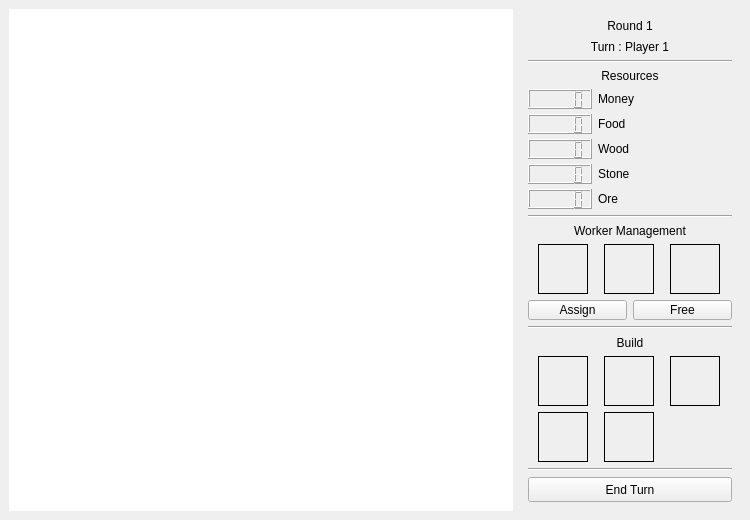
<?xml version="1.0" encoding="UTF-8"?>
<ui version="4.0">
 <class>MainWindow</class>
 <widget class="QMainWindow" name="MainWindow">
  <property name="geometry">
   <rect>
    <x>0</x>
    <y>0</y>
    <width>750</width>
    <height>520</height>
   </rect>
  </property>
  <property name="sizePolicy">
   <sizepolicy hsizetype="Preferred" vsizetype="Preferred">
    <horstretch>0</horstretch>
    <verstretch>0</verstretch>
   </sizepolicy>
  </property>
  <property name="minimumSize">
   <size>
    <width>750</width>
    <height>520</height>
   </size>
  </property>
  <property name="windowTitle">
   <string>MainWindow</string>
  </property>
  <widget class="QWidget" name="centralwidget">
   <property name="sizePolicy">
    <sizepolicy hsizetype="Expanding" vsizetype="Expanding">
     <horstretch>0</horstretch>
     <verstretch>0</verstretch>
    </sizepolicy>
   </property>
   <property name="minimumSize">
    <size>
     <width>0</width>
     <height>0</height>
    </size>
   </property>
   <layout class="QHBoxLayout" name="horizontalLayout">
    <item>
     <layout class="QVBoxLayout" name="verticalLayout">
      <property name="sizeConstraint">
       <enum>QLayout::SetDefaultConstraint</enum>
      </property>
      <item>
       <widget class="QGraphicsView" name="graphicsView">
        <property name="sizePolicy">
         <sizepolicy hsizetype="Preferred" vsizetype="Preferred">
          <horstretch>0</horstretch>
          <verstretch>0</verstretch>
         </sizepolicy>
        </property>
        <property name="minimumSize">
         <size>
          <width>500</width>
          <height>500</height>
         </size>
        </property>
        <property name="styleSheet">
         <string>0</string>
        </property>
        <property name="frameShape">
         <enum>QFrame::NoFrame</enum>
        </property>
       </widget>
      </item>
     </layout>
    </item>
    <item>
     <layout class="QVBoxLayout" name="verticalLayout_2">
      <item>
       <widget class="QWidget" name="widget" native="true">
        <property name="sizePolicy">
         <sizepolicy hsizetype="Fixed" vsizetype="Preferred">
          <horstretch>0</horstretch>
          <verstretch>0</verstretch>
         </sizepolicy>
        </property>
        <property name="minimumSize">
         <size>
          <width>222</width>
          <height>0</height>
         </size>
        </property>
        <layout class="QVBoxLayout" name="verticalLayout_3">
         <item>
          <layout class="QVBoxLayout" name="verticalLayout_4">
           <item>
            <widget class="QLabel" name="roundLabel">
             <property name="minimumSize">
              <size>
               <width>0</width>
               <height>15</height>
              </size>
             </property>
             <property name="maximumSize">
              <size>
               <width>16777215</width>
               <height>15</height>
              </size>
             </property>
             <property name="text">
              <string>Round 1</string>
             </property>
             <property name="alignment">
              <set>Qt::AlignCenter</set>
             </property>
            </widget>
           </item>
           <item>
            <widget class="QLabel" name="playerTurnLabel">
             <property name="minimumSize">
              <size>
               <width>0</width>
               <height>15</height>
              </size>
             </property>
             <property name="maximumSize">
              <size>
               <width>16777215</width>
               <height>15</height>
              </size>
             </property>
             <property name="text">
              <string>Turn : Player 1</string>
             </property>
             <property name="alignment">
              <set>Qt::AlignCenter</set>
             </property>
            </widget>
           </item>
           <item>
            <widget class="Line" name="line">
             <property name="maximumSize">
              <size>
               <width>16777215</width>
               <height>2</height>
              </size>
             </property>
             <property name="orientation">
              <enum>Qt::Horizontal</enum>
             </property>
            </widget>
           </item>
           <item>
            <widget class="QLabel" name="resourcesTitle">
             <property name="sizePolicy">
              <sizepolicy hsizetype="Preferred" vsizetype="Fixed">
               <horstretch>0</horstretch>
               <verstretch>0</verstretch>
              </sizepolicy>
             </property>
             <property name="minimumSize">
              <size>
               <width>0</width>
               <height>15</height>
              </size>
             </property>
             <property name="maximumSize">
              <size>
               <width>16777215</width>
               <height>15</height>
              </size>
             </property>
             <property name="text">
              <string>Resources</string>
             </property>
             <property name="alignment">
              <set>Qt::AlignCenter</set>
             </property>
            </widget>
           </item>
           <item>
            <layout class="QFormLayout" name="formLayout">
             <property name="fieldGrowthPolicy">
              <enum>QFormLayout::ExpandingFieldsGrow</enum>
             </property>
             <property name="rowWrapPolicy">
              <enum>QFormLayout::DontWrapRows</enum>
             </property>
             <property name="labelAlignment">
              <set>Qt::AlignCenter</set>
             </property>
             <property name="formAlignment">
              <set>Qt::AlignHCenter|Qt::AlignTop</set>
             </property>
             <property name="horizontalSpacing">
              <number>6</number>
             </property>
             <property name="verticalSpacing">
              <number>5</number>
             </property>
             <property name="topMargin">
              <number>0</number>
             </property>
             <property name="bottomMargin">
              <number>0</number>
             </property>
             <item row="0" column="0">
              <widget class="QLCDNumber" name="moneyLCDNumber">
               <property name="sizePolicy">
                <sizepolicy hsizetype="Expanding" vsizetype="Expanding">
                 <horstretch>0</horstretch>
                 <verstretch>0</verstretch>
                </sizepolicy>
               </property>
               <property name="minimumSize">
                <size>
                 <width>0</width>
                 <height>20</height>
                </size>
               </property>
               <property name="maximumSize">
                <size>
                 <width>16777215</width>
                 <height>5355</height>
                </size>
               </property>
               <property name="mouseTracking">
                <bool>false</bool>
               </property>
               <property name="styleSheet">
                <string notr="true">color: rgb(46, 52, 54)</string>
               </property>
              </widget>
             </item>
             <item row="0" column="1">
              <widget class="QLabel" name="moneyTitle">
               <property name="sizePolicy">
                <sizepolicy hsizetype="Expanding" vsizetype="Expanding">
                 <horstretch>0</horstretch>
                 <verstretch>0</verstretch>
                </sizepolicy>
               </property>
               <property name="minimumSize">
                <size>
                 <width>0</width>
                 <height>20</height>
                </size>
               </property>
               <property name="maximumSize">
                <size>
                 <width>16777215</width>
                 <height>5355</height>
                </size>
               </property>
               <property name="text">
                <string>Money</string>
               </property>
              </widget>
             </item>
             <item row="1" column="0">
              <widget class="QLCDNumber" name="foodLCDNumber">
               <property name="sizePolicy">
                <sizepolicy hsizetype="Expanding" vsizetype="Expanding">
                 <horstretch>0</horstretch>
                 <verstretch>0</verstretch>
                </sizepolicy>
               </property>
               <property name="minimumSize">
                <size>
                 <width>0</width>
                 <height>20</height>
                </size>
               </property>
               <property name="maximumSize">
                <size>
                 <width>16777215</width>
                 <height>5355</height>
                </size>
               </property>
              </widget>
             </item>
             <item row="1" column="1">
              <widget class="QLabel" name="foodTitle">
               <property name="sizePolicy">
                <sizepolicy hsizetype="Expanding" vsizetype="Expanding">
                 <horstretch>0</horstretch>
                 <verstretch>0</verstretch>
                </sizepolicy>
               </property>
               <property name="minimumSize">
                <size>
                 <width>0</width>
                 <height>20</height>
                </size>
               </property>
               <property name="maximumSize">
                <size>
                 <width>16777215</width>
                 <height>5355</height>
                </size>
               </property>
               <property name="text">
                <string>Food</string>
               </property>
              </widget>
             </item>
             <item row="2" column="0">
              <widget class="QLCDNumber" name="woodLCDNumber">
               <property name="sizePolicy">
                <sizepolicy hsizetype="Expanding" vsizetype="Expanding">
                 <horstretch>0</horstretch>
                 <verstretch>0</verstretch>
                </sizepolicy>
               </property>
               <property name="minimumSize">
                <size>
                 <width>0</width>
                 <height>20</height>
                </size>
               </property>
               <property name="maximumSize">
                <size>
                 <width>16777215</width>
                 <height>5355</height>
                </size>
               </property>
              </widget>
             </item>
             <item row="2" column="1">
              <widget class="QLabel" name="woodTitle">
               <property name="sizePolicy">
                <sizepolicy hsizetype="Expanding" vsizetype="Expanding">
                 <horstretch>0</horstretch>
                 <verstretch>0</verstretch>
                </sizepolicy>
               </property>
               <property name="minimumSize">
                <size>
                 <width>0</width>
                 <height>20</height>
                </size>
               </property>
               <property name="maximumSize">
                <size>
                 <width>16777215</width>
                 <height>5355</height>
                </size>
               </property>
               <property name="text">
                <string>Wood</string>
               </property>
              </widget>
             </item>
             <item row="3" column="0">
              <widget class="QLCDNumber" name="stoneLCDNumber">
               <property name="sizePolicy">
                <sizepolicy hsizetype="Expanding" vsizetype="Expanding">
                 <horstretch>0</horstretch>
                 <verstretch>0</verstretch>
                </sizepolicy>
               </property>
               <property name="minimumSize">
                <size>
                 <width>0</width>
                 <height>20</height>
                </size>
               </property>
               <property name="maximumSize">
                <size>
                 <width>16777215</width>
                 <height>5355</height>
                </size>
               </property>
              </widget>
             </item>
             <item row="3" column="1">
              <widget class="QLabel" name="stoneTitle">
               <property name="sizePolicy">
                <sizepolicy hsizetype="Expanding" vsizetype="Expanding">
                 <horstretch>0</horstretch>
                 <verstretch>0</verstretch>
                </sizepolicy>
               </property>
               <property name="minimumSize">
                <size>
                 <width>0</width>
                 <height>20</height>
                </size>
               </property>
               <property name="maximumSize">
                <size>
                 <width>16777215</width>
                 <height>5355</height>
                </size>
               </property>
               <property name="text">
                <string>Stone</string>
               </property>
              </widget>
             </item>
             <item row="4" column="0">
              <widget class="QLCDNumber" name="oreLCDNumber">
               <property name="sizePolicy">
                <sizepolicy hsizetype="Expanding" vsizetype="Expanding">
                 <horstretch>0</horstretch>
                 <verstretch>0</verstretch>
                </sizepolicy>
               </property>
               <property name="minimumSize">
                <size>
                 <width>0</width>
                 <height>20</height>
                </size>
               </property>
               <property name="maximumSize">
                <size>
                 <width>16777215</width>
                 <height>5355</height>
                </size>
               </property>
              </widget>
             </item>
             <item row="4" column="1">
              <widget class="QLabel" name="oreTitle">
               <property name="sizePolicy">
                <sizepolicy hsizetype="Expanding" vsizetype="Expanding">
                 <horstretch>0</horstretch>
                 <verstretch>0</verstretch>
                </sizepolicy>
               </property>
               <property name="minimumSize">
                <size>
                 <width>0</width>
                 <height>20</height>
                </size>
               </property>
               <property name="maximumSize">
                <size>
                 <width>16777215</width>
                 <height>5355</height>
                </size>
               </property>
               <property name="text">
                <string>Ore</string>
               </property>
              </widget>
             </item>
            </layout>
           </item>
           <item>
            <widget class="Line" name="line_2">
             <property name="sizePolicy">
              <sizepolicy hsizetype="Preferred" vsizetype="Fixed">
               <horstretch>0</horstretch>
               <verstretch>0</verstretch>
              </sizepolicy>
             </property>
             <property name="maximumSize">
              <size>
               <width>16777215</width>
               <height>2</height>
              </size>
             </property>
             <property name="orientation">
              <enum>Qt::Horizontal</enum>
             </property>
            </widget>
           </item>
           <item>
            <widget class="QLabel" name="workerManagementTitle">
             <property name="sizePolicy">
              <sizepolicy hsizetype="Preferred" vsizetype="Fixed">
               <horstretch>0</horstretch>
               <verstretch>0</verstretch>
              </sizepolicy>
             </property>
             <property name="minimumSize">
              <size>
               <width>0</width>
               <height>15</height>
              </size>
             </property>
             <property name="maximumSize">
              <size>
               <width>16777215</width>
               <height>15</height>
              </size>
             </property>
             <property name="text">
              <string>Worker Management</string>
             </property>
             <property name="alignment">
              <set>Qt::AlignCenter</set>
             </property>
            </widget>
           </item>
           <item>
            <layout class="QGridLayout" name="workerManagementGrid">
             <item row="0" column="0">
              <widget class="QLabel" name="workerLabel">
               <property name="sizePolicy">
                <sizepolicy hsizetype="Preferred" vsizetype="Preferred">
                 <horstretch>0</horstretch>
                 <verstretch>0</verstretch>
                </sizepolicy>
               </property>
               <property name="minimumSize">
                <size>
                 <width>50</width>
                 <height>50</height>
                </size>
               </property>
               <property name="maximumSize">
                <size>
                 <width>50</width>
                 <height>50</height>
                </size>
               </property>
               <property name="cursor">
                <cursorShape>ArrowCursor</cursorShape>
               </property>
               <property name="toolTip">
                <string>worker</string>
               </property>
               <property name="frameShape">
                <enum>QFrame::Box</enum>
               </property>
               <property name="text">
                <string/>
               </property>
               <property name="pixmap">
                <pixmap resource="resources.qrc">:/images/images/worker.png</pixmap>
               </property>
               <property name="scaledContents">
                <bool>true</bool>
               </property>
              </widget>
             </item>
             <item row="0" column="1">
              <widget class="QLabel" name="farmerLabel">
               <property name="sizePolicy">
                <sizepolicy hsizetype="Preferred" vsizetype="Preferred">
                 <horstretch>0</horstretch>
                 <verstretch>0</verstretch>
                </sizepolicy>
               </property>
               <property name="minimumSize">
                <size>
                 <width>50</width>
                 <height>50</height>
                </size>
               </property>
               <property name="maximumSize">
                <size>
                 <width>50</width>
                 <height>50</height>
                </size>
               </property>
               <property name="cursor">
                <cursorShape>ArrowCursor</cursorShape>
               </property>
               <property name="toolTip">
                <string>farmer</string>
               </property>
               <property name="frameShape">
                <enum>QFrame::Box</enum>
               </property>
               <property name="text">
                <string/>
               </property>
               <property name="pixmap">
                <pixmap resource="resources.qrc">:/images/images/farmer.png</pixmap>
               </property>
               <property name="scaledContents">
                <bool>true</bool>
               </property>
              </widget>
             </item>
             <item row="0" column="2">
              <widget class="QLabel" name="minerLabel">
               <property name="sizePolicy">
                <sizepolicy hsizetype="Preferred" vsizetype="Preferred">
                 <horstretch>0</horstretch>
                 <verstretch>0</verstretch>
                </sizepolicy>
               </property>
               <property name="minimumSize">
                <size>
                 <width>50</width>
                 <height>50</height>
                </size>
               </property>
               <property name="maximumSize">
                <size>
                 <width>50</width>
                 <height>50</height>
                </size>
               </property>
               <property name="cursor">
                <cursorShape>ArrowCursor</cursorShape>
               </property>
               <property name="toolTip">
                <string>miner</string>
               </property>
               <property name="frameShape">
                <enum>QFrame::Box</enum>
               </property>
               <property name="text">
                <string/>
               </property>
               <property name="pixmap">
                <pixmap resource="resources.qrc">:/images/images/miner.png</pixmap>
               </property>
               <property name="scaledContents">
                <bool>true</bool>
               </property>
              </widget>
             </item>
            </layout>
           </item>
          </layout>
         </item>
         <item>
          <layout class="QGridLayout" name="gridLayout_2">
           <item row="0" column="0">
            <widget class="QPushButton" name="assignPushButton">
             <property name="minimumSize">
              <size>
               <width>0</width>
               <height>20</height>
              </size>
             </property>
             <property name="maximumSize">
              <size>
               <width>16777215</width>
               <height>20</height>
              </size>
             </property>
             <property name="text">
              <string>Assign</string>
             </property>
            </widget>
           </item>
           <item row="0" column="1">
            <widget class="QPushButton" name="freePushButton">
             <property name="minimumSize">
              <size>
               <width>0</width>
               <height>20</height>
              </size>
             </property>
             <property name="maximumSize">
              <size>
               <width>16777215</width>
               <height>20</height>
              </size>
             </property>
             <property name="text">
              <string>Free</string>
             </property>
            </widget>
           </item>
          </layout>
         </item>
         <item>
          <widget class="Line" name="line_3">
           <property name="autoFillBackground">
            <bool>false</bool>
           </property>
           <property name="orientation">
            <enum>Qt::Horizontal</enum>
           </property>
          </widget>
         </item>
         <item>
          <widget class="QLabel" name="buildTitle">
           <property name="minimumSize">
            <size>
             <width>0</width>
             <height>15</height>
            </size>
           </property>
           <property name="maximumSize">
            <size>
             <width>16777215</width>
             <height>15</height>
            </size>
           </property>
           <property name="text">
            <string>Build</string>
           </property>
           <property name="alignment">
            <set>Qt::AlignCenter</set>
           </property>
          </widget>
         </item>
         <item>
          <layout class="QGridLayout" name="buildGrid">
           <item row="0" column="2">
            <widget class="QLabel" name="farmLabel">
             <property name="sizePolicy">
              <sizepolicy hsizetype="Preferred" vsizetype="Preferred">
               <horstretch>0</horstretch>
               <verstretch>0</verstretch>
              </sizepolicy>
             </property>
             <property name="minimumSize">
              <size>
               <width>50</width>
               <height>50</height>
              </size>
             </property>
             <property name="maximumSize">
              <size>
               <width>50</width>
               <height>50</height>
              </size>
             </property>
             <property name="toolTip">
              <string>farm</string>
             </property>
             <property name="frameShape">
              <enum>QFrame::Box</enum>
             </property>
             <property name="text">
              <string/>
             </property>
             <property name="pixmap">
              <pixmap resource="resources.qrc">:/images/images/scarecrow.png</pixmap>
             </property>
             <property name="scaledContents">
              <bool>true</bool>
             </property>
             <property name="alignment">
              <set>Qt::AlignCenter</set>
             </property>
            </widget>
           </item>
           <item row="0" column="1">
            <widget class="QLabel" name="outpostLabel">
             <property name="sizePolicy">
              <sizepolicy hsizetype="Preferred" vsizetype="Preferred">
               <horstretch>0</horstretch>
               <verstretch>0</verstretch>
              </sizepolicy>
             </property>
             <property name="minimumSize">
              <size>
               <width>50</width>
               <height>50</height>
              </size>
             </property>
             <property name="maximumSize">
              <size>
               <width>50</width>
               <height>50</height>
              </size>
             </property>
             <property name="toolTip">
              <string>outpost</string>
             </property>
             <property name="frameShape">
              <enum>QFrame::Box</enum>
             </property>
             <property name="text">
              <string/>
             </property>
             <property name="pixmap">
              <pixmap resource="resources.qrc">:/images/images/lighthouse.png</pixmap>
             </property>
             <property name="scaledContents">
              <bool>true</bool>
             </property>
             <property name="alignment">
              <set>Qt::AlignCenter</set>
             </property>
            </widget>
           </item>
           <item row="0" column="0">
            <widget class="QLabel" name="hqLabel">
             <property name="sizePolicy">
              <sizepolicy hsizetype="Preferred" vsizetype="Preferred">
               <horstretch>0</horstretch>
               <verstretch>0</verstretch>
              </sizepolicy>
             </property>
             <property name="minimumSize">
              <size>
               <width>50</width>
               <height>50</height>
              </size>
             </property>
             <property name="maximumSize">
              <size>
               <width>50</width>
               <height>50</height>
              </size>
             </property>
             <property name="toolTip">
              <string>headquarter</string>
             </property>
             <property name="autoFillBackground">
              <bool>false</bool>
             </property>
             <property name="frameShape">
              <enum>QFrame::Box</enum>
             </property>
             <property name="text">
              <string/>
             </property>
             <property name="pixmap">
              <pixmap resource="resources.qrc">:/images/images/headquarter.png</pixmap>
             </property>
             <property name="scaledContents">
              <bool>true</bool>
             </property>
             <property name="alignment">
              <set>Qt::AlignCenter</set>
             </property>
            </widget>
           </item>
           <item row="1" column="0">
            <widget class="QLabel" name="mineLabel">
             <property name="sizePolicy">
              <sizepolicy hsizetype="Preferred" vsizetype="Preferred">
               <horstretch>0</horstretch>
               <verstretch>0</verstretch>
              </sizepolicy>
             </property>
             <property name="minimumSize">
              <size>
               <width>50</width>
               <height>50</height>
              </size>
             </property>
             <property name="maximumSize">
              <size>
               <width>50</width>
               <height>50</height>
              </size>
             </property>
             <property name="toolTip">
              <string>mine</string>
             </property>
             <property name="frameShape">
              <enum>QFrame::Box</enum>
             </property>
             <property name="text">
              <string/>
             </property>
             <property name="pixmap">
              <pixmap resource="resources.qrc">:/images/images/data.png</pixmap>
             </property>
             <property name="scaledContents">
              <bool>true</bool>
             </property>
             <property name="alignment">
              <set>Qt::AlignCenter</set>
             </property>
            </widget>
           </item>
           <item row="1" column="1">
            <widget class="QLabel" name="oilrigLabel">
             <property name="sizePolicy">
              <sizepolicy hsizetype="Preferred" vsizetype="Preferred">
               <horstretch>0</horstretch>
               <verstretch>0</verstretch>
              </sizepolicy>
             </property>
             <property name="minimumSize">
              <size>
               <width>50</width>
               <height>50</height>
              </size>
             </property>
             <property name="maximumSize">
              <size>
               <width>50</width>
               <height>50</height>
              </size>
             </property>
             <property name="toolTip">
              <string>oilrig</string>
             </property>
             <property name="frameShape">
              <enum>QFrame::Box</enum>
             </property>
             <property name="text">
              <string/>
             </property>
             <property name="pixmap">
              <pixmap resource="resources.qrc">:/images/images/oilrig.png</pixmap>
             </property>
             <property name="scaledContents">
              <bool>true</bool>
             </property>
             <property name="alignment">
              <set>Qt::AlignCenter</set>
             </property>
            </widget>
           </item>
          </layout>
         </item>
         <item>
          <widget class="Line" name="line_4">
           <property name="orientation">
            <enum>Qt::Horizontal</enum>
           </property>
          </widget>
         </item>
         <item>
          <widget class="QPushButton" name="endTurnPushButton">
           <property name="minimumSize">
            <size>
             <width>0</width>
             <height>25</height>
            </size>
           </property>
           <property name="maximumSize">
            <size>
             <width>16777215</width>
             <height>25</height>
            </size>
           </property>
           <property name="text">
            <string>End Turn</string>
           </property>
          </widget>
         </item>
        </layout>
       </widget>
      </item>
     </layout>
    </item>
   </layout>
  </widget>
 </widget>
 <resources>
  <include location="resources.qrc"/>
 </resources>
 <connections/>
</ui>
